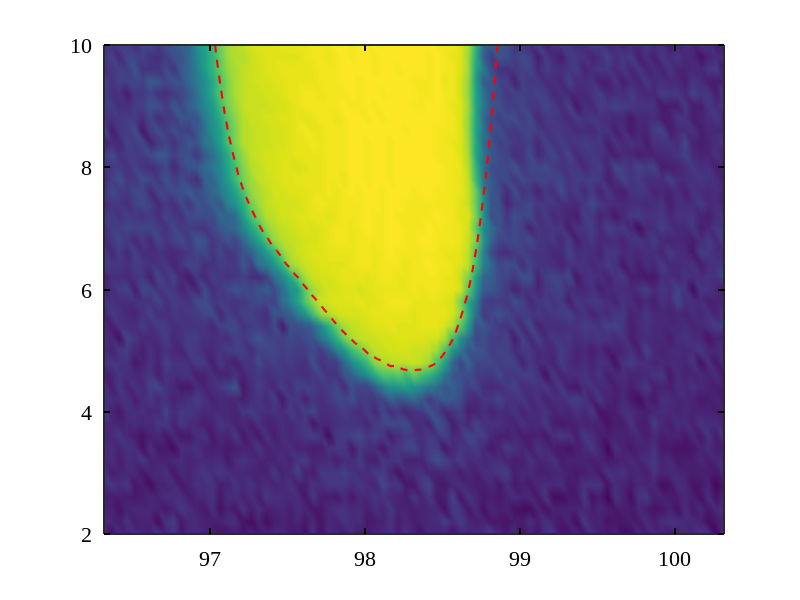
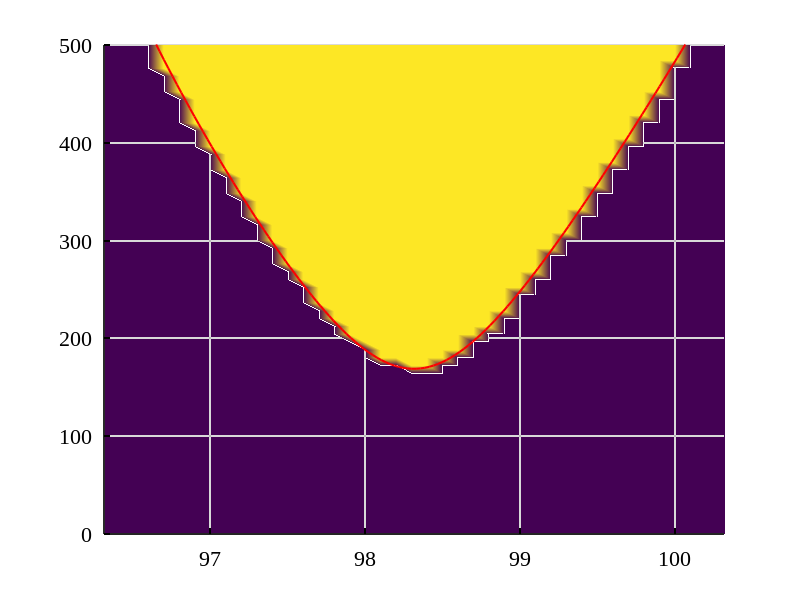
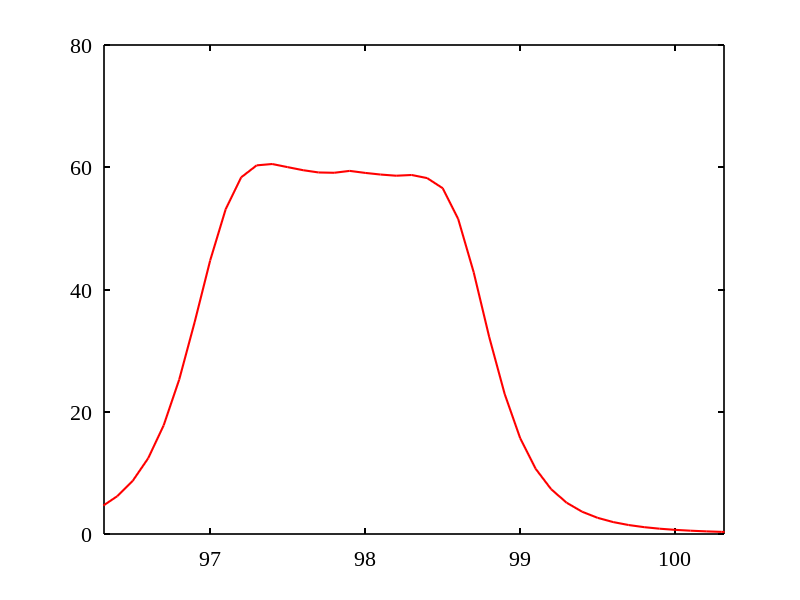

Recreate these plots in MATLAB, in order. (Note: this script raises an error after producing the figures.)
clc;clear;close all;
set(0, 'DefaultLineLineWidth', 1.5);
set(groot,'defaultAxesFontName','Times New Roman')
set(groot,'defaultAxesFontSize',16)
set(groot,{'DefaultAxesXColor','DefaultAxesYColor','DefaultAxesZColor'},{'k','k','k'});
set(0, 'DefaultAxesLineWidth', 1.2);
options = optimset('TolFun',1e-9,'TolX',1e-9,'display','on');

%% Parameters of the modes (from the experiment)
r1 = 70.57*1e-3; w1  = (98.315-95)*2*pi;
r2 = 8127.39*1e-3; w2  = 95*2*pi;
wF0 = -0.5i*r1 + 0.5*sqrt(4*w1^2-r1^2);
w0_scan = linspace(96,110,500)*2*pi;
%% Analalytical expression of the threshold
O2n = @(w0)(wF0-w0).^2+1i*r2*(wF0-w0)-w2^2;
O2p = @(w0)(wF0+w0).^2+1i*r2*(wF0+w0)-w2^2;
wF = @(G,w0) wF0+0.125*G.^2/wF0.*(1./O2n(w0)+1./O2p(w0));
G = @(w0) sqrt(4*r1./imag((1./O2n(w0)+1./O2p(w0))/wF0)); % G = \Gamma

Gth = G(w0_scan); wF_th = wF(Gth,w0_scan); max(abs(imag(wF_th)))

%% Experimental data
load ExpData.mat; V=V*20; %*20 for the amplifier

% extracting the exp threshold line
V0=1.8; Chi_eff0 = 59.5238;
G2V= @(G) G/Chi_eff0+V0;
Nf = length(f); Vth = zeros(1,Nf);
for n=1:Nf
   A=Peaks(:,n)>=-45;
   if max(A)==0
      Vth(n) = inf;
   else
   nth = find(A>0,1,'first');
   Vth(n) = V(nth);
   end
end
fth=f(Vth<inf);
Vth=Vth(Vth<inf);
Nfx=find((fth>98.015e3).*(fth<98.465e3));
Vth(Nfx)=G2V(G(fth(Nfx)*2*pi*1e-3));
P=polyfit(fth,Vth,6); 
Vth_fth = @(f) polyval(P,f);

%% The simulation results (Must run main1_CMT_scan.m first to get the data)
load Sim.mat;

%% Plots
figure(1)
clf;
surf(f*1e-3,V,Peaks);shading interp;view(2);hold on;
plot3(w0_scan/2/pi,Vth_fth(w0_scan/2/pi*1e3),ones(size(w0_scan)),'r--');
xlim([96.315 100.315]);xticks([97:1:100]);
ylim([0.1 0.5]*20);

figure(2)
clf;
XX=x1_max>ini;
surf([Omega_scan(1) Omega_scan(end)]/2e3/pi,[0 100],zeros(2,2));hold on;
surf(Omega_scan/2e3/pi,G_scan*1e-6,abs(XX).');
shading interp;view(2);hold on;
plot3(w0_scan/2/pi,Gth,ones(size(Gth)),'r');
xlim([96.315 100.315]); xticks([97:1:100]);
ylim([00 500]);
% ylabel('Pumping Freq f_p (KHz)'); xlabel('Parametric coefficient (kHz^2)');

figure(3)
clf;
chi=@(w)G(w)./(Vth_fth(w/2/pi*1e3)-V0);
w = (96:0.1:110)*2*pi;
plot(w/2/pi,chi(w),'r');hold on;
% plot([96,100],1/0.84e-3*ones(1,2),'r');
xlim([96.315 100.315]); xticks([97:1:100]);
ylim([0 80]);

Gw2V = @(w,V) chi(w)*(V-V0);
save('Gw2V','Gw2V');

for m=[1,2,3]
    figure(m);
    box on; grid off;
    set(gca, 'Layer', 'top');
    ax = gca;
    ax.LineWidth = 1.2;
    set(gcf,'position',[700,100,300,300]);
    ax.XAxis.MinorTick = 'on'; 
    ax.YAxis.MinorTick = 'on'; 
    ax.TickLength = [0.02, 0.01];
    ax.FontSize = 16;
    % exportgraphics(ax,[num2str(m),'.jpg'],'Resolution',600);
end
